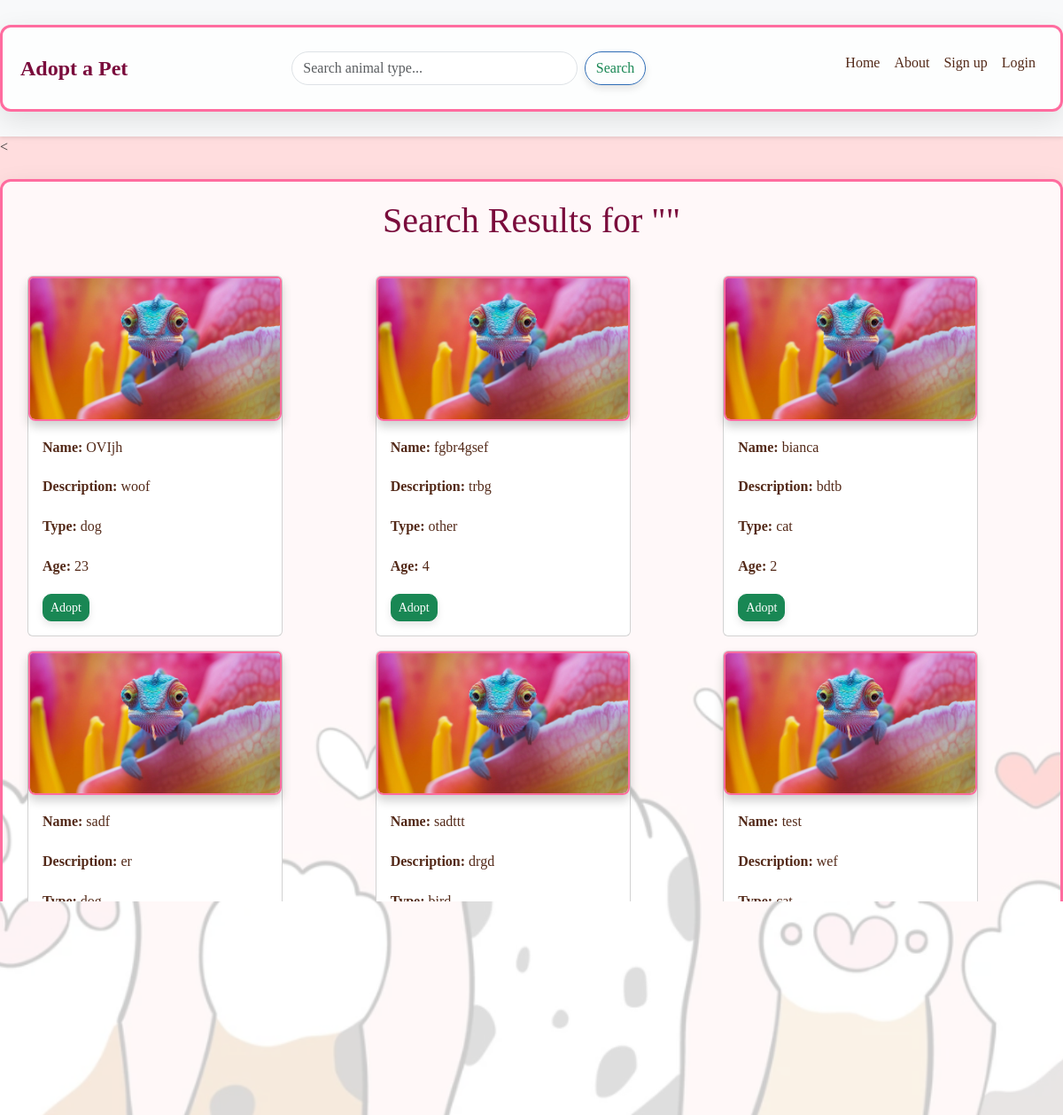
Screenshot of /search with the database file from the repository.
### app/models.py (models this page shows, shortened)
class Animal(db.Model):
    id = db.Column(db.Integer, primary_key=True)
    name = db.Column(db.String(100), nullable=False)
    age = db.Column(db.String(20), nullable=False)  # Age stored as string (e.g., "2 years")
    animal_type = db.Column(db.String(50), nullable=False)  # e.g., "dog", "cat"
    description = db.Column(db.Text, nullable=True)
    image = db.Column(db.String(255), nullable=False)  # Path to the image file

### app/backend/routes.py (the view)
@main.route('/search')
def search_animals():
    query = request.args.get('q', '').lower()
    results = Animal.query.filter(Animal.animal_type.ilike(f'%{query}%')).all()
    return render_template('animal_search_result.html', animals=results, query=query)

### app/frontend/templates/animal_search_result.html (shortened to what this page needs)
{% extends "home.html" %}
{% block content %}
<h1 class="text-center">Search Results for "{{ query }}"</h1>
<div class="row">
    {% if animals %}
        {% for animal in animals %}
        <div class="col-12 col-md-6 col-lg-4">
            <div class="card m-2" style="width: 18rem;">
                <img src="{{ url_for('static', filename=animal.image) }}" class="card-img-top" alt="{{ animal.name }}">
                <div class="card-body">
                    <p class="card-text"><strong>Name:</strong> {{ animal.name }}</p>
                    <p class="card-text"><strong>Description:</strong> {{ animal.description }}</p>
                    <p class="card-text"><strong>Type:</strong> {{ animal.animal_type }}</p>
                    <p class="card-text"><strong>Age:</strong> {{ animal.age }}</p>
                    <div class="d-flex justify-content-between mt-2">
                        {% if not current_user.is_admin %}
                        <a href="{{ url_for('main.adopt_animal', animal_id=animal.id) }}" class="btn btn-success btn-sm">Adopt</a>
                        {% endif %}
                    </div>
                </div>
            </div>
        </div>
        {% endfor %}
    {% else %}
        <p class="text-center">No results found for your query.</p>
    {% endif %}
</div>
{% endblock %}

### app/frontend/static/css/style.css (style rules this page uses)
body { font-family: 'Georgia', serif; background-color: #FDDCDDFF; margin: 0; padding: 0; background-image: url('/static/images/background.png'); background-size: cover; background-repeat: no-repeat; background-attachment: fixed; background-position: center; }
h1, h2 { color: #7A0C3C; font-family: 'Playfair Display', serif; }
img { border-radius: 8px; box-shadow: 0 6px 12px rgba(0, 0, 0, 0.2); border: 2px solid #ff6c9f; }
p { line-height: 1.8; color: #532918; }
.btn { transition: background-color 0.3s ease, transform 0.3s ease; }
.card-img-top { transition: transform 0.3s ease; }
.btn { border-radius: 10px; box-shadow: 0px 4px 8px rgba(0, 0, 0, 0.1); }
body { background-color: #cdc5c5; color: #333; }
.card { transition: transform 0.3s ease; }
h1 { text-align: center; margin-bottom: 30px; }
img { max-width: 100%; height: auto; display: block; margin: 0 auto; }

### rows the page displays
Animal: image (picture), name "OVIjh", description "woof", animal_type "dog", age "23"
Animal: image (picture), name "fgbr4gsef", description "trbg", animal_type "other", age "4"
Animal: image (picture), name "bianca", description "bdtb", animal_type "cat", age "2"
Animal: image (picture), name "sadf", description "er", animal_type "dog"
Animal: image (picture), name "sadttt", description "drgd", animal_type "bird"
Animal: image+name (picture), name "test", description "wef", animal_type "cat"
